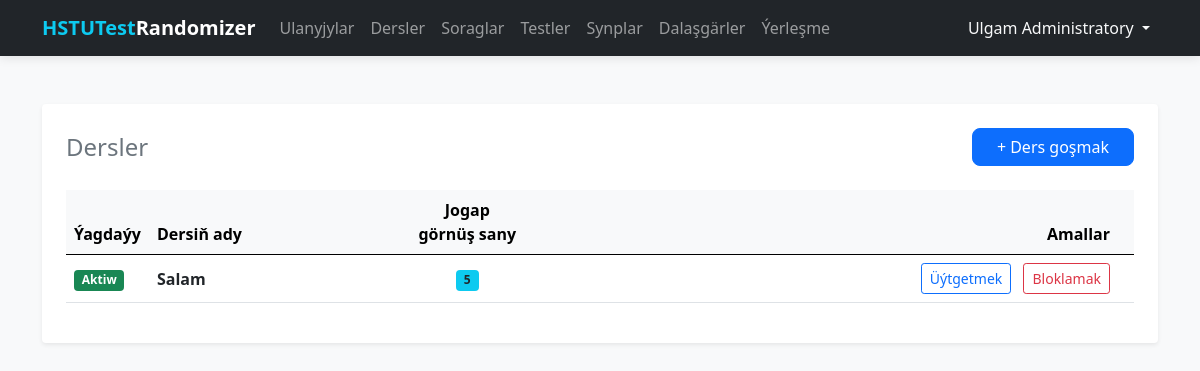
The app's page /subjects/ (signed in), older data.
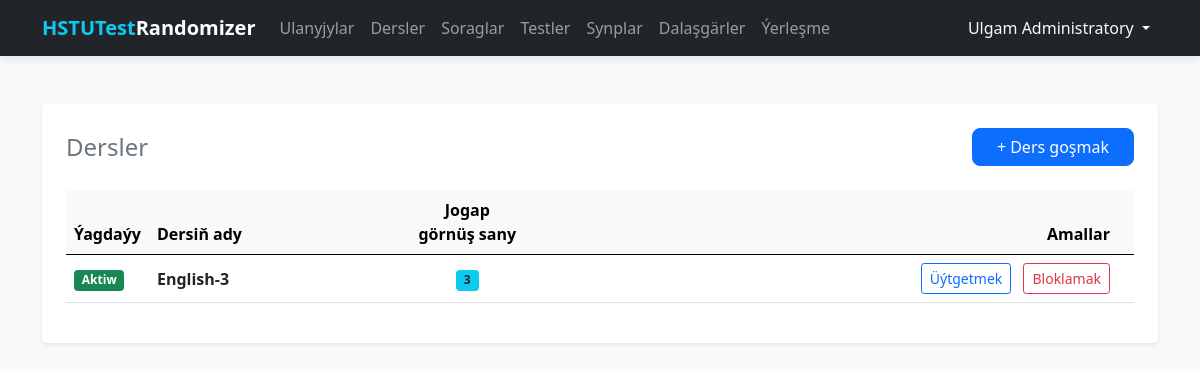
The same page, newer data.
### tables this page shows
CREATE TABLE users (
    id INTEGER PRIMARY KEY AUTOINCREMENT,
    full_name TEXT NOT NULL,
    username TEXT UNIQUE NOT NULL,
    password TEXT NOT NULL
);

CREATE TABLE subjects (
    id INTEGER PRIMARY KEY AUTOINCREMENT,
    name TEXT NOT NULL UNIQUE,
    answer_count INTEGER NOT NULL DEFAULT 4,
    is_active INTEGER DEFAULT 1
);

### routes/subjects.py (the view)
@subjects_bp.route('/')
@login_required
def index():
    db = get_db_connection()
    subjects = db.execute('SELECT * FROM subjects ORDER BY name ASC').fetchall()
    db.close()
    return render_template('subjects/list.html', subjects=subjects)

### database.py (called while the page is built)
def get_db_connection():
    conn = sqlite3.connect(DATABASE)
    conn.row_factory = sqlite3.Row  # Позволяет обращаться к полям по именам
    return conn

### templates/subjects/list.html
{% extends 'base.html' %}
{% block content %}
<div class="main-card shadow-sm p-4 bg-white rounded">
    <div class="d-flex justify-content-between align-items-center mb-4">
        <h2 class="h4 mb-0 text-secondary">Dersler</h2>
        <a href="{{ url_for('subjects.create') }}" class="btn btn-primary px-4">
            + Ders goşmak
        </a>
    </div>
    <div class="table-responsive">
        <table class="table align-middle">
            <thead class="table-light">
                <tr>
                    <th style="width: 80px;">Ýagdaýy</th>
                    <th>Dersiň ady</th>
                    <th style="width: 120px;" class="text-center">Jogap görnüş sany</th>
                    <th class="text-end px-4">Amallar</th>
                </tr>
            </thead>
            <tbody>
                {% for sub in subjects %}
                <tr class="{{ 'table-light opacity-50' if not sub.is_active else '' }}">
                    <td>
                        {% if sub.is_active %}
                        <span class="badge bg-success">Aktiw</span>
                        {% else %}
                        <span class="badge bg-secondary">Bloklanan</span>
                        {% endif %}
                    </td>
                    <td>
                        <span class="{{ 'text-decoration-line-through' if not sub.is_active else 'fw-bold' }}">
                            {{ sub.name }}
                        </span>
                    </td>
                    <td class="text-center">
                        <span class="badge bg-info text-dark">{{ sub.answer_count }}</span>
                    </td>
                    <td class="text-end px-4">
                        <a href="{{ url_for('subjects.edit', id=sub.id) }}" class="btn btn-sm btn-outline-primary me-2">
                            Üýtgetmek
                        </a>
                        <form action="{{ url_for('subjects.toggle', id=sub.id) }}" method="POST" class="d-inline">
                            <button type="submit"
                                class="btn btn-sm {{ 'btn-outline-danger' if sub.is_active else 'btn-outline-success' }}">
                                {{ 'Bloklamak' if sub.is_active else 'Blokdan açmak' }}
                            </button>
                        </form>
                    </td>
                </tr>
                {% else %}
                <tr>
                    <td colspan="4" class="text-center py-4">Dersleriň sanawy boş</td>
                </tr>
                {% endfor %}
            </tbody>
        </table>
    </div>
</div>
{% endblock %}

### templates/base.html (shortened to what this page needs)
<!DOCTYPE html>
<html lang="ru">
<head>
    <link rel="stylesheet" href="{{ url_for('static', filename='css/bootstrap.min.css') }}">
</head>
<body>
    <nav class="navbar navbar-expand-lg navbar-dark bg-dark">
        <div class="container">
            <a class="navbar-brand fw-bold" href="/">
                <span class="text-info">HSTUTest</span>Randomizer
            </a>
            <div class="collapse navbar-collapse" id="navbarNav">
                <ul class="navbar-nav me-auto">
                    {% if current_user.is_authenticated %}
                    <li class="nav-item">
                        <a class="nav-link {{ 'active' if request.endpoint == 'users.index' }}"
                            href="{{ url_for('users.index') }}">Ulanyjylar</a>
                    </li>
                    <li class="nav-item">
                        <a class="nav-link" href="{{ url_for('subjects.index') }}">Dersler</a>
                    </li>
                    <li class="nav-item">
                        <a class="nav-link" href="{{ url_for('questions.index') }}">Soraglar</a>
                    </li>
                    <li class="nav-item">
                        <a class="nav-link {{ 'active' if request.endpoint and request.endpoint.startswith('tests.') }}"
                            href="{{ url_for('tests.index') }}">Testler</a>
                    </li>
                    <li class="nav-item">
                        <a class="nav-link {{ 'active' if request.endpoint and request.endpoint.startswith('classrooms.') }}"
                            href="{{ url_for('classrooms.index') }}">Synplar</a>
                    </li>
                    <li class="nav-item">
                        <a class="nav-link {{ 'active' if request.endpoint and request.endpoint.startswith('students.') }}"
                            href="{{ url_for('students.index') }}">Dalaşgärler</a>
                    </li>
                    <li class="nav-item">
                        <a class="nav-link {{ 'active' if request.endpoint and request.endpoint.startswith('exam.') }}"
                            href="{{ url_for('exam.index') }}">Ýerleşme</a>
                    </li>
                    {% endif %}
                </ul>
                <ul class="navbar-nav">
                    {% if current_user.is_authenticated %}
                    <li class="nav-item dropdown">
                        <a class="nav-link dropdown-toggle text-light" href="#" id="userDropdown" role="button"
                            data-bs-toggle="dropdown">
                            {{ current_user.full_name }}
                        </a>
                    </li>
                    {% else %}
                    <li class="nav-item">
                        <a class="nav-link" href="{{ url_for('auth.login') }}">Ulgama girmek</a>
                    </li>
                    {% endif %}
                </ul>
            </div>
        </div>
    </nav>
    <div class="container">
        {% block content %}{% endblock %}
    </div>
</body>
</html>

### templates/base.html (style rules this page uses)
:root { --bg-color: #f8f9fa; }
body { background-color: var(--bg-color); font-family: 'Segoe UI', Tahoma, Geneva, Verdana, sans-serif; }
.navbar { box-shadow: 0 2px 10px rgba(0, 0, 0, 0.1); }
.main-card { background: #ffffff; border: none; border-radius: 12px; box-shadow: 0 0.5rem 1rem rgba(0, 0, 0, 0.05); padding: 2rem; margin-top: 2rem; }
.btn-primary { border-radius: 8px; }

Row changes from the older to the newer data that the page shows:
changed subjects "Bloklamak": name "Salam" → "English-3"; answer_count "5" → "3"
